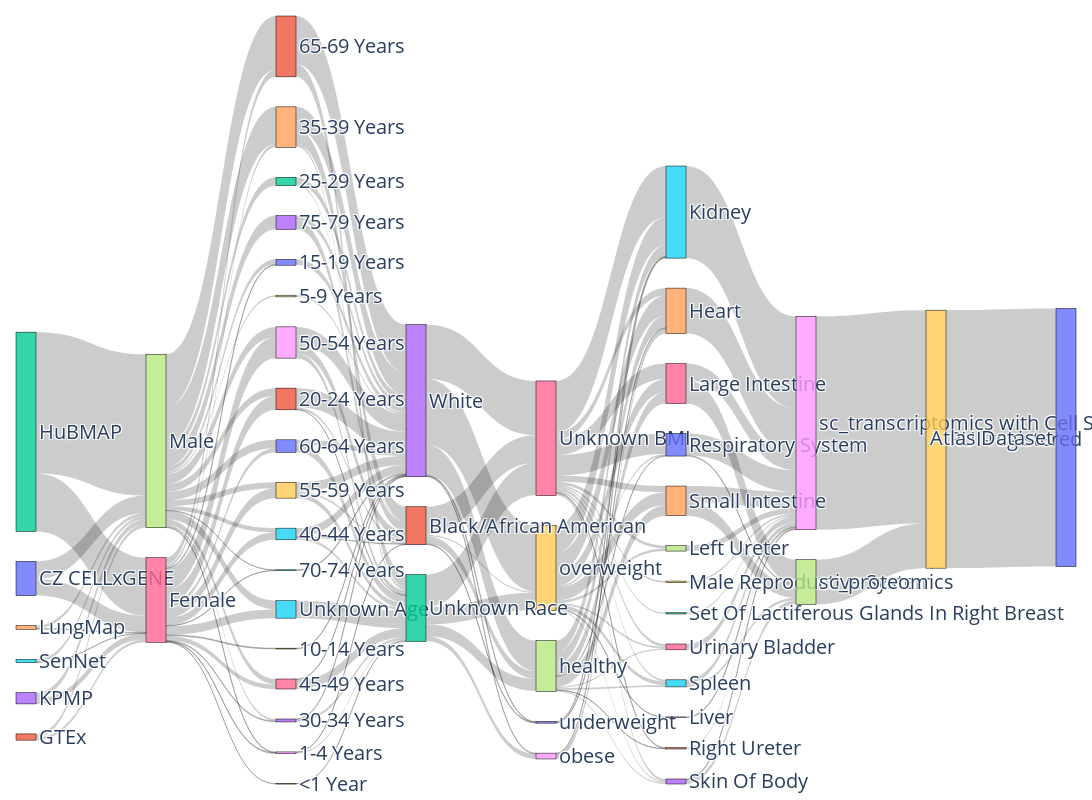

The code cell stored with this chart in its notebook:
### Markdown cell above
## Visualize

### Code cell
sankey_data = go.Sankey(
    node=dict(
        pad=30,  # Padding between nodes
        thickness=20,  # Node thickness
        line=dict(color="black", width=0.5),
        label=nodes['name'].tolist()  # Use the 'name' column as node labels
    ),
    link=dict(
        # Indices of source nodes from 'source_idx'
        source=prep_links['source'],
        # Indices of target nodes from 'target_idx'
        target=prep_links['target'],
        value=prep_links['value']  # Values for the links
    )
)

# Step 2: Create the layout for the Sankey diagram
layout = go.Layout(
    font=dict(size=15),
)

if not export_html_for_deployment:
    layout = go.Layout(
        # title="HRApop Universe",
        font=dict(size=20),
        width=1650,  # width in pixels
        height=800   # height in pixels
    )
  

# Step 3: Create the figure and plot
fig = go.Figure(data=[sankey_data], layout=layout)

# Make the figure responsive
fig.update_layout(
    autosize=True,
    margin=dict(l=16, r=16, t=16, b=16),
)

fig.show()

### Figure 1 — Plotly figure (JSON) as saved in the notebook; plotly's stock layout.template omitted (floating-point values rounded to 4 significant figures; data arrays with more than 128 entries replaced by an {"elided": "..."} marker saying what was removed)
{"data": [{"link": {"source": {"elided": "147 int values"}, "target": {"elided": "147 int values"}, "value": {"elided": "147 int values"}}, "node": {"label": ["CZ CELLxGENE", "GTEx", "HuBMAP", "KPMP", "LungMap", "SenNet", "Female", "Male", "1-4 Years", "10-14 Years", "15-19 Years", "20-24 Years", "25-29 Years", "30-34 Years", "35-39 Years", "40-44 Years", "45-49 Years", "5-9 Years", "50-54 Years", "55-59 Years", "60-64 Years", "65-69 Years", "70-74 Years", "75-79 Years", "<1 Year", "Unknown Age", "Unknown BMI", "healthy", "obese", "overweight", "underweight", "Black/African American", "Unknown Race", "White", "Heart", "Kidney", "Large Intestine", "Left Ureter", "Liver", "Male Reproductive System", "Respiratory System", "Right Ureter", "Set Of Lactiferous Glands In Right Breast", "Skin Of Body", "Small Intestine", "Spleen", "Urinary Bladder", "sc_proteomics", "sc_transcriptomics with Cell Summary", "RUI-registered", "Atlas Dataset"], "line": {"color": "black", "width": 0.5}, "pad": 30, "thickness": 20}, "type": "sankey"}], "layout": {"autosize": true, "font": {"size": 20}, "height": 800, "margin": {"b": 16, "l": 16, "r": 16, "t": 16}, "width": 1650}}
